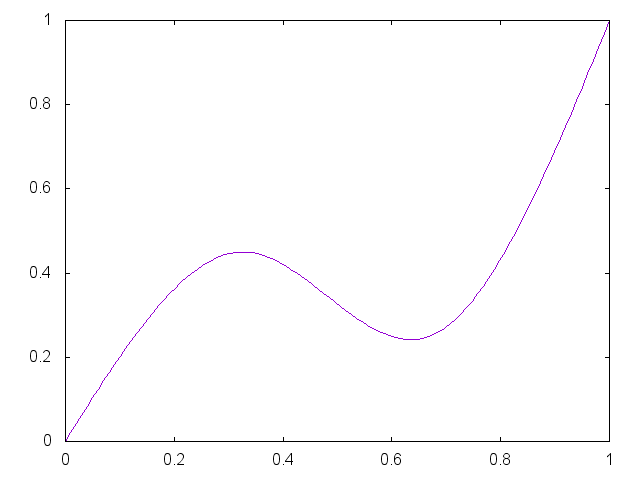

Recreate this plot in gnuplot.


set term png

set output "generate/static/generate/csplines-0.45-0.25.png"
plot '-' smooth csplines notitle
0 0
0.33 0.45
0.67 0.25 
1 1
e

reset;
